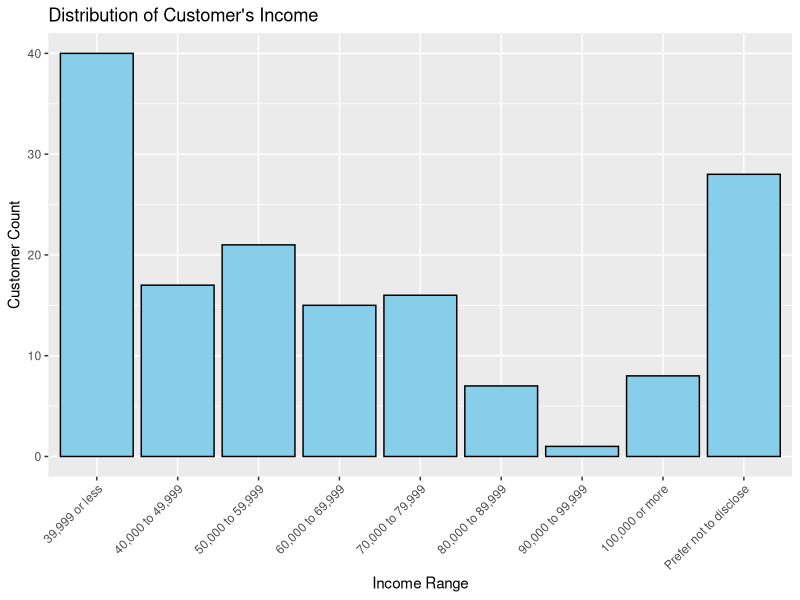
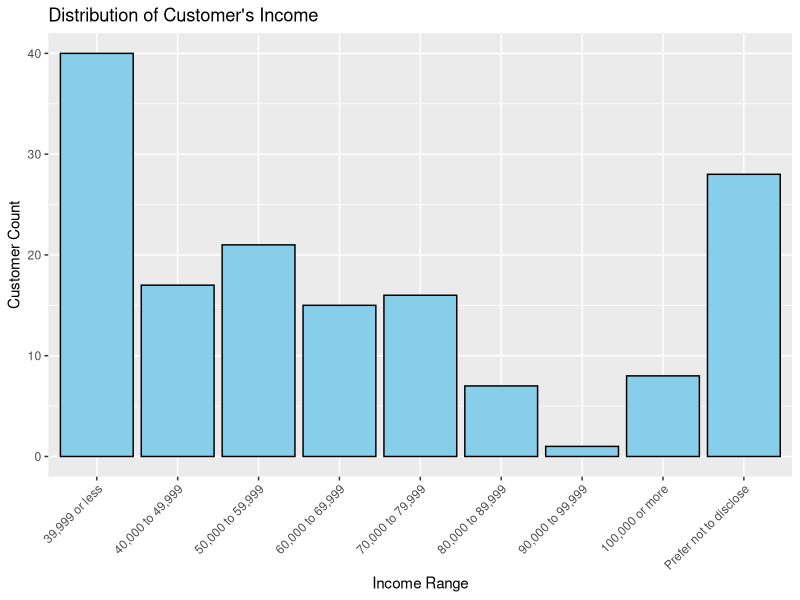
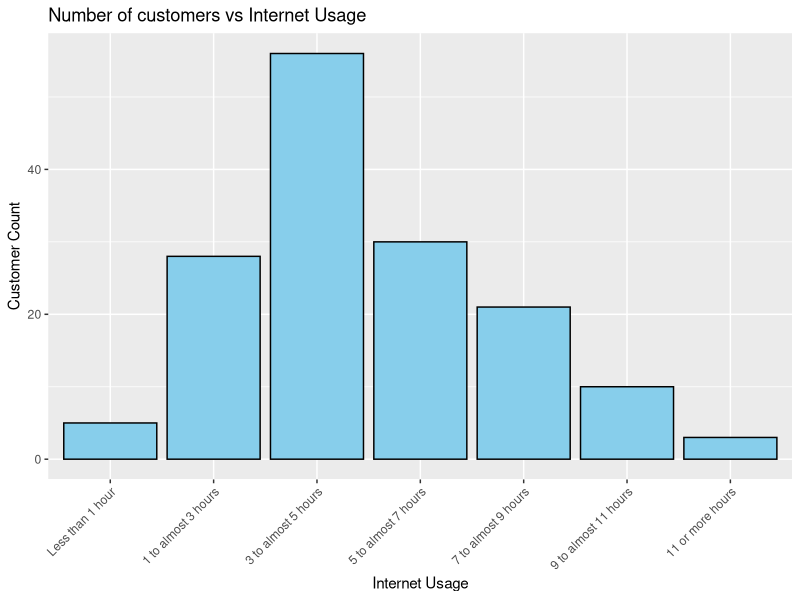

These figures' R source, in order: (Note: this script raises an error after producing the figures.)
## ---- chunk 1
if(!require("tidyverse")) install.packages("tidyverse")
if(!require("fs")) install.packages("fs")
if(!require("scales")) install.packages("scales")
if (!require("readxl")) install.packages("readxl")
if (!require("ggplot2")) install.packages("ggplot2")
if (!require("gridExtra")) install.packages("gridExtra")
if(!require("dplyr")) install.packages("dplyr")
# install.packages("viridis")
## ---- chunk 2
library(tidyverse)
library(fs)
library(scales)
library(readxl)
library(ggplot2)
library(gridExtra)
library(dplyr)
# library(viridis)
## ---- chunk 3
getwd()
## ---- chunk 4
# listing files
list.files()
## ---- chunk 5
M1_sheet_names <- excel_sheets("1 - Elite Party Services - M1 - Initial dataset.xlsx")
M2_sheet_names <- excel_sheets("1 - Elite Party Services - M2 - Change Over Time.xlsx")
M3_sheet_names <- excel_sheets("1 - Elite Party Services - M3 - Data Composition.xlsx")
M4_sheet_names <- excel_sheets("1 - Elite Party Services - M4 - Data Distributions.xlsx")
print(M1_sheet_names)
print(M2_sheet_names)
print(M3_sheet_names)
print(M4_sheet_names)
## ---- chunk 6
# importing data
M1_Data <- read_excel("1 - Elite Party Services - M1 - Initial dataset.xlsx", sheet="1 - Elite Party Services - M1")
M2_Data <- read_excel("1 - Elite Party Services - M2 - Change Over Time.xlsx", sheet="1 - Elite Party Services - M2")
M3_Data <- read_excel("1 - Elite Party Services - M3 - Data Composition.xlsx", sheet="1 - Elite Party Services - M3")
M4_Data <- read_excel("1 - Elite Party Services - M4 - Data Distributions.xlsx", sheet="1 - Elite Party Services - M4")
print(M1_Data)
print(M2_Data)
print(M3_Data)
print(M4_Data)
## ---- chunk 7
# merging all data
M1_M2 <- merge(M1_Data, M2_Data, by="ID")
M1_M2_M3 <- merge(M1_M2, M3_Data, by="ID")
M1_M2_M3_M4 <- merge(M1_M2_M3, M4_Data, by="ID")
print(M1_M2_M3_M4)
## ---- chunk 8
income_ranges <- c(
  '39,999 or less',
  '40,000 to 49,999',
  '50,000 to 59,999',
  '60,000 to 69,999',
  '70,000 to 79,999',
  '80,000 to 89,999',
  '90,000 to 99,999',
  '100,000 or more',
  'Prefer not to disclose'
)
g <-ggplot(data = M1_M2_M3_M4, aes(x = factor(Q6, levels = 1:9, labels = income_ranges))) +
  geom_bar(stat = 'count', fill = 'skyblue', color = 'black') +
  ggtitle("Distribution of Customer's Income") +
  xlab("Income Range") +
  ylab("Customer Count") +
  theme(axis.text.x = element_text(angle = 45, hjust = 1)) +
  scale_y_continuous(labels = scales::comma)
g
ggsave("Customer's-Income-Distribution-Histogram-R.png", plot = g, dpi = 110)
## ---- chunk 9
internet_usage_ranges <- c(
  'Never',
  'Less than 1 hour',
  '1 to almost 3 hours',
  '3 to almost 5 hours',
  '5 to almost 7 hours',
  '7 to almost 9 hours',
  '9 to almost 11 hours',
  '11 or more hours'
)


g <- ggplot(data = M1_M2_M3_M4, aes(x = factor(Q12, levels = 1:8, labels = internet_usage_ranges))) +
  geom_bar(stat = 'count', fill = 'skyblue', color = 'black') +
  ggtitle("Number of customers vs Internet Usage") +
  xlab("Internet Usage") +
  ylab("Customer Count") +
  theme(axis.text.x = element_text(angle = 45, hjust = 1)) 

ggsave("Number-of-customers-InternetUsage.png", plot = g, dpi = 110)
## ---- chunk 10
library(ggplot2)
library(dplyr)


education_levels <- c('High school', 'Diploma', 'College', 'Undergraduate', 'Degree or higher', 'Doctorate')


education_df <- data.frame(Q5 = 1:6, Education_Level = education_levels)


M1_M2_M3_M4 <- M1_M2_M3_M4 %>%
  mutate(education = education_levels[Q5])


g <- ggplot(data = M1_M2_M3_M4, aes(x = Education, y = Q6, fill = Education)) +
  geom_boxplot() +
  scale_y_continuous(labels = scales::comma) +
  ggtitle("Revolving Annual Income by Education Level") +
  xlab("") +
  ylab("Annual Income") +
  theme(axis.text.x = element_text(angle = 45, hjust = 1)) +
  scale_fill_manual(values = c("#66c2a5", "#fc8d62", "#8da0cb", "#e78ac3", "#a6d854", "#ffd92f")) +
  theme(legend.position = "none")
ggsave("Revolving Annual Income by Education Level.png", plot = g)
## ---- chunk 11
internet_usage_ranges <- c('Never', '< 1 hour', '1-3 hours', '3-5 hours', '5-7 hours', '7-9 hours', '9-11 hours', '>= 11 hours')

M1_M2_M3_M4 <- M1_M2_M3_M4 %>%
  mutate(internet_usage = internet_usage_ranges[Q12])

g <- ggplot(data = M1_M2_M3_M4, aes(x = internet_usage, y = Q4, fill = as.factor(Q12))) +
  geom_boxplot() +
  scale_y_continuous(labels = scales::comma) +
  ggtitle("Revolving Internet Usage by Age") +
  xlab("") +
  ylab("Age") +
  theme(axis.text.x = element_text(angle = 45, hjust = 1)) +
  theme(legend.position = "none")
g
ggsave("Revolving Internet Usage by Age.png", plot = g)
## ---- chunk 12
g <- ggplot(data = M1_M2_M3_M4, aes(x = factor(Q5, levels = 1:6, labels = education_levels),
                               y = factor(Q6, levels = 1:9, labels = income_ranges),
                               size = Q2, color = as.factor(Q2))) +
  geom_point(alpha = 0.7) +
  scale_size_continuous(range = c(3, 15)) +
  ggtitle("Education Level and Annual Income by Gender") +
  xlab("") +
  ylab("") +
  theme(axis.text.x = element_text(angle = 45, hjust = 1, size = 7),
        axis.text.y = element_text(size = 7)) +
  guides(color = guide_legend(title = "Gender"), size = guide_legend(title = "Size"))
g
ggsave("Education Level and Annual Income by Gender.png", plot = g)
